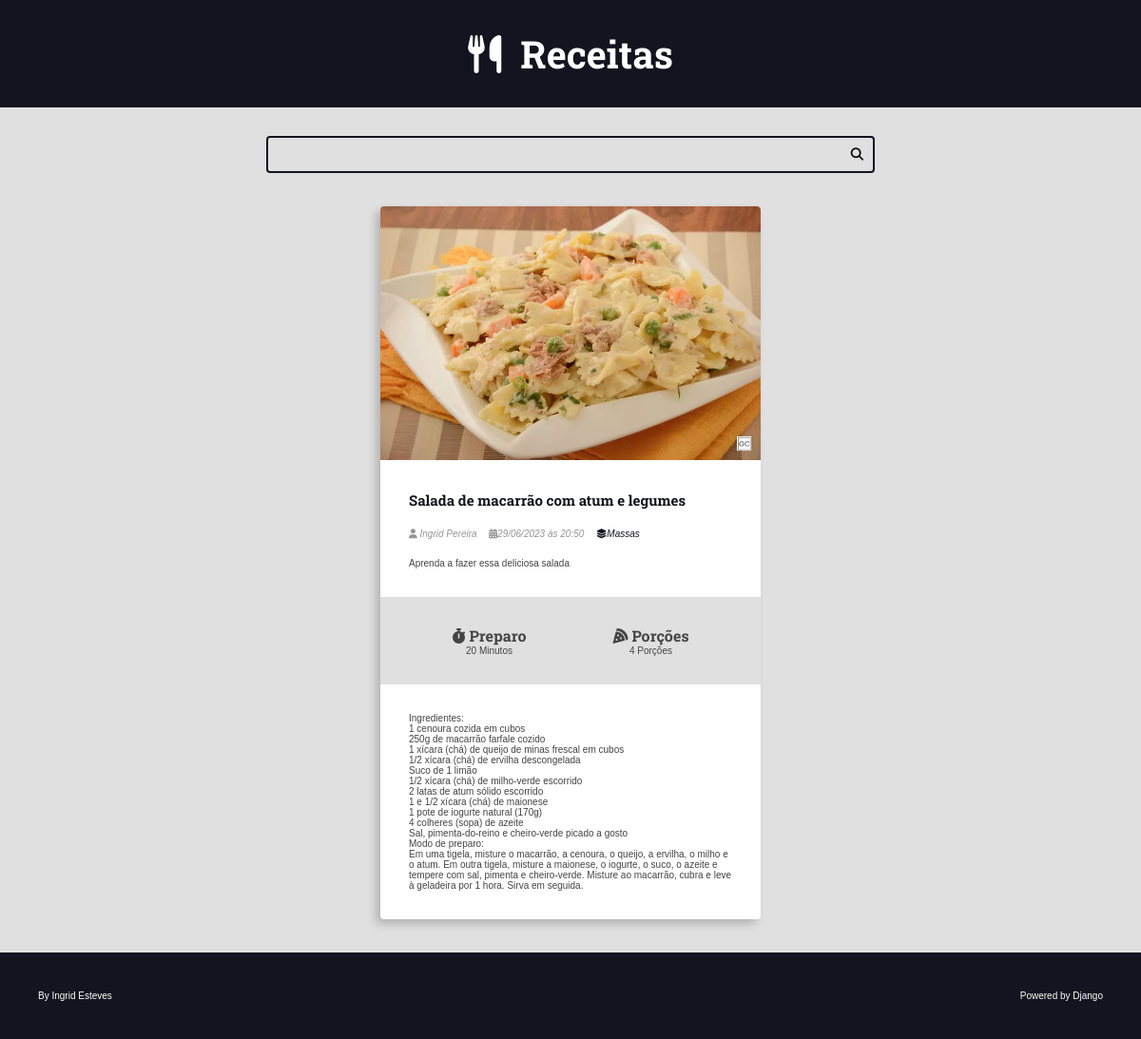
The page /recipes/9/ on the database its author committed.
### recipes/models.py (models this page shows, shortened)
class Recipe(models.Model):
    title = models.CharField(max_length=65)
    description = models.CharField(max_length=165)
    slug = models.SlugField()
    preparation_time = models.IntegerField()
    preparation_time_unit = models.CharField(max_length=65)
    servings = models.IntegerField()
    servings_unit = models.CharField(max_length=65)
    preparation_steps = models.TextField()
    preparation_steps_is_html = models.BooleanField(default=False)
    created_at = models.DateTimeField(auto_now_add=True)
    updated_at = models.DateTimeField(auto_now=True)
    is_published = models.BooleanField(default=False)
    cover = models.ImageField(upload_to='recipes/covers/%Y/%m/%d/', blank=True, default='')
    category = models.ForeignKey(
        Category, on_delete=models.SET_NULL, null=True, blank=True, default=None,
    )
    author = models.ForeignKey(
        User, on_delete=models.SET_NULL, null=True
    )

class Category(models.Model):
    name = models.CharField(max_length=65)

### recipes/views.py (the view)
# urls.py: path('recipes/<int:id>/', views.recipe, name="recipe"),  # /recipes/
def recipe(request, id):
    recipe = get_object_or_404(Recipe, pk=id, is_published=True,)
    return render(request, 'recipes/pages/recipe-view.html', context={
        'recipe': recipe,
        'is_detail_page': True,
    })

### recipes/templates/recipes/pages/recipe-view.html (shortened to what this page needs)
{% extends 'global/base.html' %}
{% block content %}
    <div class="main-content main-containt-detail container flex flex-wrap">
        {% include 'recipes/partials/recipe.html' %}
    </div>
{% endblock content %}

### recipes/templates/recipes/partials/recipe.html (shortened to what this page needs)
<div class="recipe recipe-list-item">
    {% if recipe.cover %}
        <div class="recipe-cover">
            <a href="{% url 'recipes:recipe' recipe.id %}">
                <img src="{{ recipe.cover.url }}" alt="Imagem Temporária">
            </a>
        </div>
    {% endif %}
    <div class="recipe-title-container">
        <h2 class="recipe-title">
            <a href="{% url 'recipes:recipe' recipe.id %}">
                {{ recipe.title }}
            </a>
        </h2>
    </div>
    <div class="recipe-author">
        {% if recipe.author is not None %}
            <span class="recipe-author-item">
                <i class="fas fa-user"></i>
                {% if recipe.author.first_name %}
                    {{ recipe.author.first_name }} {{ recipe.author.last_name }}
                {% else %}
                    {{ recipe.author.username }}
                {% endif %}
            </span>
        {% endif %}
        <span class="recipe-author-item">
            <i class="fas fa-calendar-alt"></i>{{ recipe.created_at|date:"d/m/Y" }} às {{ recipe.created_at|date:"H:i" }}
        </span>
        {% if recipe.category is not None %}
            <span class="recipe-author-item">
                <a href="{% url 'recipes:category' recipe.category.id %}"><i class="fas fa-layer-group"></i><span>{{ recipe.category.name }}</span></a>
            </span>
        {% endif %}
    </div>
    <div class="recipe-content">
        <p>{{ recipe.description }}</p>
    </div>
    <div class="recipe-meta-container">
        <div class="recipe-meta recipe-preparation">
            <h3 class="recipe-meta-title"><i class="fas fa-stopwatch"></i> Preparo</h3>
            <div class="recipe-meta-text">
                {{ recipe.preparation_time }} {{ recipe.preparation_time_unit }}
            </div>
        </div>
        <div class="recipe-meta recipe-servings">
            <h3 class="recipe-meta-title"><i class="fas fa-pizza-slice"></i> Porções</h3>
            <div class="recipe-meta-text">
                {{ recipe.servings }} {{ recipe.servings_unit }}
            </div>
        </div>
    </div>
    {% if is_detail_page is True %}
        <div class="preparation-steps">
            {% if recipe.preparation_steps_is_html is True %}
                {{ recipe.preparation_steps|safe }}
            {% else %}
                {{ recipe.preparation_steps|linebreaksbr }}
            {% endif %}
        </div>
    {% endif %}
</div>

### recipes/static/recipes/css/styles.css (style rules this page uses)
:root { --color-primary: #269fe6; --color-primary-hover: #2086c2; --color-primary-dark: #13141f; --color-primary-dark-hover: #212336; --color-primary-light: #d4ecfa; --color-primary-light-hover: #bdd8e7; --color-white: #fff; --color-black: #000; --color-dark-text: #444; --color-info-light: #cce5ff; --color-debug-light: #cce5ff; --color-success-light: #d4edda; --color-alert-light: #fff3cd; --color-warning-light: #fff3cd; --color-error-light: #f8d7da; --color-info-dark: #4d86c4; --color-debug-dark: #4d86c4; --color-success-dark: #4a9c5d; --color-alert-dark: #927f40; --color-warning-dark: #927f40; --color-error-dark: #da525d; --color-gray-0: #f9f9f9; --color-gray-1: #e0e0e0; --color-gray-2: #c7c7c7; --color-gray-3: #aeaeae; --color-gray-4: #959595; --color-gray-5: #7d7d7d; --color-gray-6: #646464; --color-gray-7: #4b4b4b; --color-gray-8: #323232; --color-gray-9: #191919; --font-primary: sans-serif; --font-headings: 'Roboto Slab', serif; --spacing-gutter-medium: 3rem; --spacing-gutter-large: 4rem; }
* { padding: 0; margin: 0; box-sizing: border-box; }
html { font-size: 62.5%; }
body { font-size: 1.6 rem; font-family: var(--font-primary); background: var(--color-gray-1); color: var(--color-dark-text); }
h1, h2, h3, h4, h5, h6 { font-family: var(--font-headings); }
.container { max-width: 144rem; margin: 0 auto; padding: var(--spacing-gutter-medium); justify-content: center; }
.main-content { padding-top: 0; }
.flex { display: flex; }
.flex-wrap { flex-wrap: wrap; }
.recipe { background: var(--color-white); box-shadow: -5px 5px 10px rgba(0, 0, 0, .2); transform: scale(1); transition: all 300ms ease-in-out; border-radius: .4rem; overflow: hidden; }
.recipe img { max-width: 100%; }
.recipe-list-item { max-width: 40rem; margin: 5px; height: fit-content; }
.recipe-title-container { padding: var(--spacing-gutter-medium); padding-bottom: 2rem; }
.recipe-title-container a { text-decoration: none; color: var(--color-primary-dark); }
.recipe-author { padding: 0 var(--spacing-gutter-medium); color: var(--color-gray-4); }
.recipe-author-item { color: var(--color-gray-4); margin-right: 1rem; font-style: italic; font-size: 1rem; }
.recipe-author a { color: var(--color-primary-dark); transition: all 300ms ease-in-out; text-decoration: none; }
.recipe-content { padding: var(--spacing-gutter-medium); padding-top: 2rem; }
.recipe-meta-container { display: flex; flex-flow: row wrap; padding: var(--spacing-gutter-medium); background: var(--color-gray-1); }
.recipe-meta { display: flex; flex-flow: column nowrap; flex-shrink: 1; flex-grow: 1; text-align: center; }
.recipe-meta-title { font-size: 1.6rem; }
.preparation-steps { padding: var(--spacing-gutter-medium); }

### rows shown on the page
Recipe: cover (picture), title "Salada de macarrão com atum e legumes", author.first_name "Ingrid", author.last_name "Pereira", created_at "29/06/2023", created_at "20:50", category.name "Massas", description "Aprenda a fazer essa deliciosa salada", preparation_time "20", preparation_time_unit "Minutos", servings "4", servings_unit "Porções", preparation_steps "Ingredientes: 1 cenoura cozida em cubos 250g de macarrão farfale cozido 1 xícara (chá) de queijo de minas frescal em cubos 1/2 xícara (chá) de ervilha descongelada Suco de 1 limão 1/2 xícara (chá) de milho-verde escorrido 2 latas de atum sólido escorrido 1 e 1/2 xícara (chá) de maionese 1 pote de iogurte natural (170g) 4 colheres (sopa) de azeite Sal, pimenta-do-reino e cheiro-verde picado a gosto Modo de preparo: Em uma tigela, misture o macarrão, a cenoura, o queijo, a ervilha, o milho e o atum. Em outra tigela, misture a maionese, o iogurte, o suco, o azeite e tempere com sal, pimenta e cheiro-verde. Misture ao macarrão, cubra e leve à geladeira por 1 hora. Sirva em seguida."
